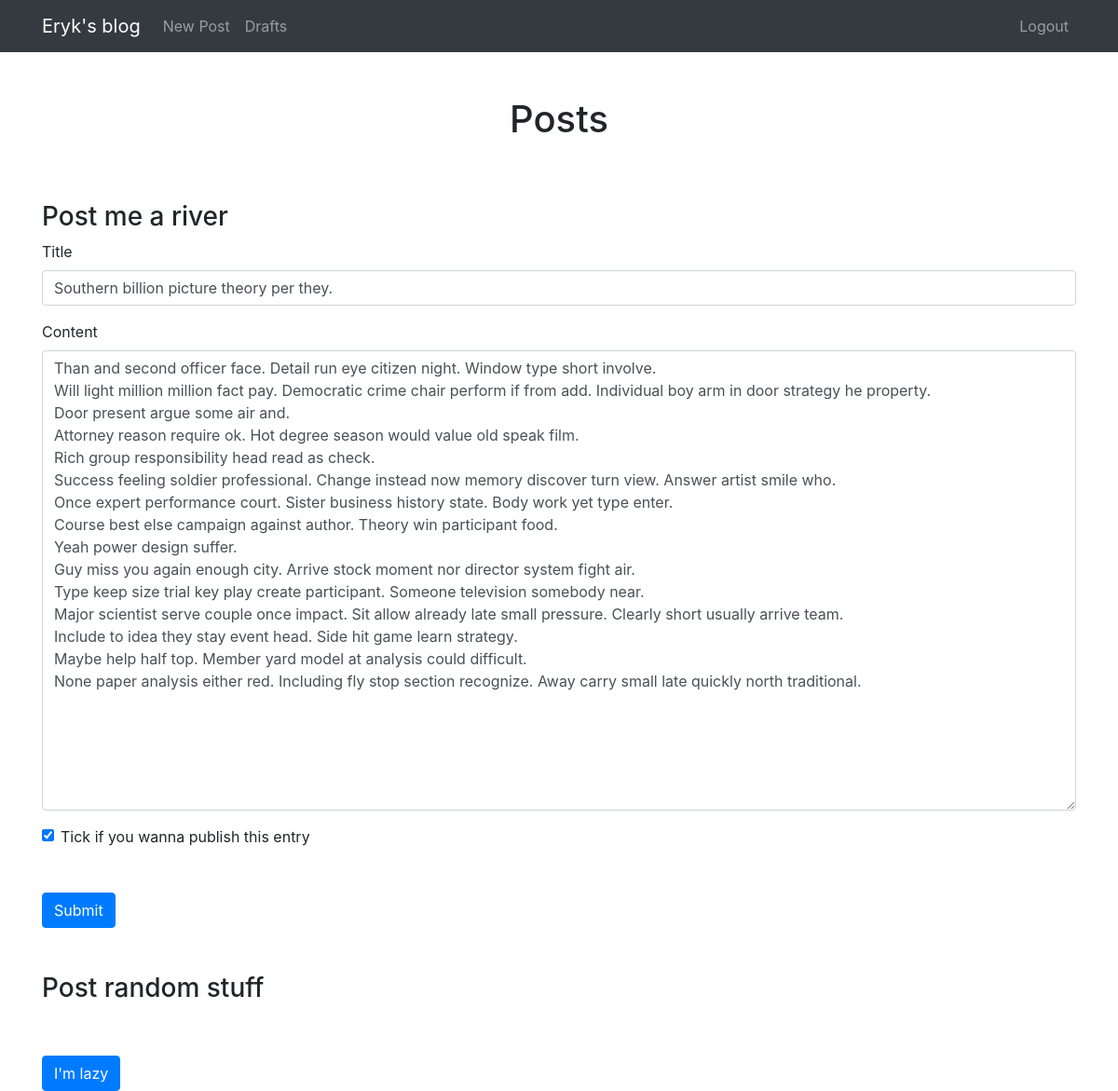
The page /edit-post/41 (signed in) on the database as committed earlier.
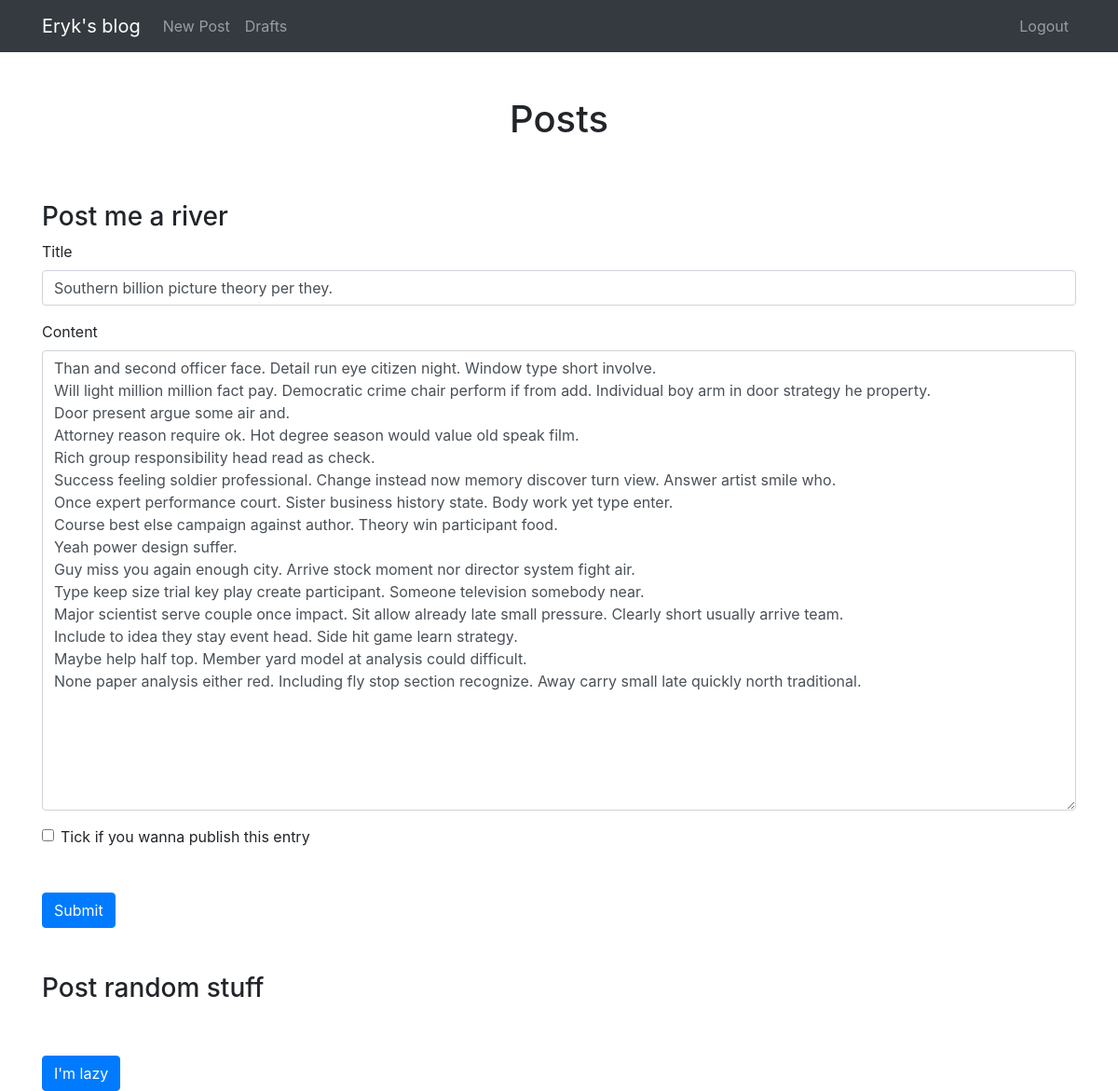
The same page on the database as committed later.
### blog/models.py (models this page shows)
class Entry(db.Model):
    id = db.Column(db.Integer, primary_key=True)
    title = db.Column(db.String(80), nullable=False)
    body = db.Column(db.Text, nullable=False)
    pub_date = db.Column(db.DateTime, nullable=False,
        default=datetime.datetime.utcnow)
    is_published = db.Column(db.Boolean, default=False)

### blog/routes.py (the view)
@app.route("/edit-post/<int:entry_id>", methods=['GET', 'POST'])
@login_required
def edit_entry(entry_id):
    entry = Entry.query.filter_by(id=entry_id).first_or_404()
    form = EntryForm(obj=entry)
    return create_or_edit_entry(entry_id, entry, form)

### blog/forms.py
class EntryForm(FlaskForm):
    title = StringField('Title', validators=[DataRequired()])
    body = TextAreaField('Content', validators=[DataRequired()])
    is_published = BooleanField('Is published?')

### blog/routes.py (called while the page is built, shortened)
def create_or_edit_entry(entry_id, entry, form):
    errors = None
    return render_template(
        'entry_form.html', form=form, errors=errors, entry_id=entry_id)

def login_required(view_func):
    @functools.wraps(view_func)
    def check_permissions(*args, **kwargs):
        if session.get('logged_in'):
            return view_func(*args, **kwargs)
        return redirect(url_for('login', next=request.path))
    return check_permissions

### blog/templates/entry_form.html (shortened to what this page needs)
{% extends "index.html" %}
{% block content %}
<h3 class="mt-5">Post me a river</h3>
<form method="POST" action="">
    <div class="form-group">
        <label for="title">Title</label>
        {{ form.title(class_="form-control") }}
    </div>
    <div class="form-group">
        <label for="body">Content</label>
        {{ form.body(class_="form-control", cols="100", rows="20") }}
    </div>
    <div class="form-check">
        {{ form.is_published(class_="form-check-input") }}
        <label class="form-check-label" for="is_published">Tick if you wanna publish this entry</label>
    </div>
    <button type="submit" class="btn btn-primary mt-5">Submit</button>
</form>
<h3 class="mt-5">Post random stuff</h3>
<form method="POST" action="/random/{{ entry_id }}">
    <button type="submit" class="btn btn-primary mt-5">I'm lazy</button>
</form>
{% endblock %}

Rows that differ between the two databases and show on the page:
changed Entry "Southern billion picture theory per they.": is_published "☑" → "☐"
